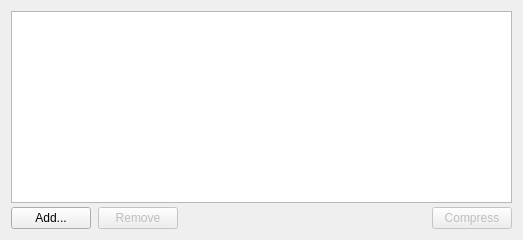
       <widget class="QWidget" name="layoutWidget">
        <layout class="QVBoxLayout" name="imageList_VerticalLayout">
         <property name="spacing">
          <number>4</number>
         </property>
         <item>
          <widget class="QDropTreeView" name="imageList_TreeView">
           <property name="contextMenuPolicy">
            <enum>Qt::CustomContextMenu</enum>
           </property>
           <property name="dragDropMode">
            <enum>QAbstractItemView::DropOnly</enum>
           </property>
           <property name="defaultDropAction">
            <enum>Qt::MoveAction</enum>
           </property>
           <property name="alternatingRowColors">
            <bool>false</bool>
           </property>
           <property name="selectionMode">
            <enum>QAbstractItemView::ExtendedSelection</enum>
           </property>
           <property name="indentation">
            <number>0</number>
           </property>
           <property name="itemsExpandable">
            <bool>false</bool>
           </property>
           <property name="sortingEnabled">
            <bool>true</bool>
           </property>
           <property name="allColumnsShowFocus">
            <bool>true</bool>
           </property>
           <property name="expandsOnDoubleClick">
            <bool>false</bool>
           </property>
           <attribute name="headerDefaultSectionSize">
            <number>145</number>
           </attribute>
           <attribute name="headerShowSortIndicator" stdset="0">
            <bool>true</bool>
           </attribute>
           <attribute name="headerStretchLastSection">
            <bool>false</bool>
           </attribute>
          </widget>
         </item>
         <item>
          <widget class="QFrame" name="listActions_Frame">
           <property name="frameShape">
            <enum>QFrame::NoFrame</enum>
           </property>
           <property name="frameShadow">
            <enum>QFrame::Plain</enum>
           </property>
           <property name="lineWidth">
            <number>0</number>
           </property>
           <layout class="QHBoxLayout" name="horizontalLayout_2">
            <property name="spacing">
             <number>7</number>
            </property>
            <property name="leftMargin">
             <number>0</number>
            </property>
            <property name="topMargin">
             <number>0</number>
            </property>
            <property name="rightMargin">
             <number>0</number>
            </property>
            <property name="bottomMargin">
             <number>0</number>
            </property>
            <item>
             <widget class="QPushButton" name="addFiles_Button">
              <property name="text">
               <string>Add...</string>
              </property>
              <property name="icon">
               <iconset resource="../resources/resources.qrc">
                <normaloff>:/icons/ui/add_files.svg</normaloff>:/icons/ui/add_files.svg</iconset>
              </property>
              <property name="iconSize">
               <size>
                <width>16</width>
                <height>16</height>
               </size>
              </property>
             </widget>
            </item>
            <item>
             <widget class="QPushButton" name="removeFiles_Button">
              <property name="enabled">
               <bool>false</bool>
              </property>
              <property name="text">
               <string>Remove</string>
              </property>
              <property name="icon">
               <iconset resource="../resources/resources.qrc">
                <normaloff>:/icons/ui/remove.svg</normaloff>:/icons/ui/remove.svg</iconset>
              </property>
              <property name="iconSize">
               <size>
                <width>16</width>
                <height>16</height>
               </size>
              </property>
             </widget>
            </item>
            <item>
             <spacer name="horizontalSpacer">
              <property name="orientation">
               <enum>Qt::Horizontal</enum>
              </property>
              <property name="sizeHint" stdset="0">
               <size>
                <width>247</width>
                <height>17</height>
               </size>
              </property>
             </spacer>
            </item>
            <item>
             <widget class="QPushButton" name="compress_Button">
              <property name="enabled">
               <bool>false</bool>
              </property>
              <property name="text">
               <string>Compress</string>
              </property>
              <property name="icon">
               <iconset resource="../resources/resources.qrc">
                <normaloff>:/icons/ui/compress.svg</normaloff>:/icons/ui/compress.svg</iconset>
              </property>
             </widget>
            </item>
           </layout>
          </widget>
         </item>
        </layout>
       </widget>
